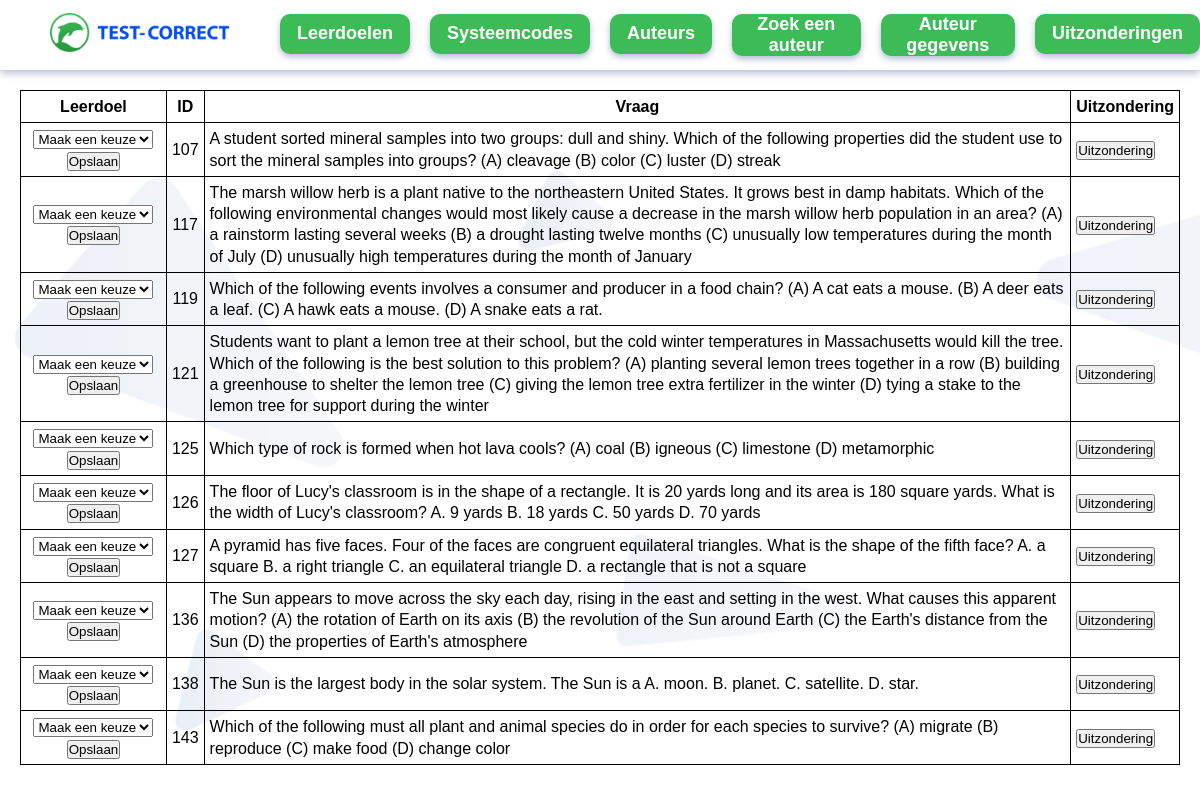
/leerdoelen, run on the app's committed database.
### tables this page shows
CREATE TABLE `vragen` (
  `id` integer NOT NULL
,  `leerdoel` integer DEFAULT NULL
,  `vraag` text NOT NULL
,  `auteur` integer DEFAULT NULL
, uitzondering text);

### app.py (the view)
@app.route("/leerdoelen")
def leerdoelen():
    vragen = vragen_model.get_vragen_without_leerdoel()
    leerdoelen = vragen_model.get_leerdoel()
    return render_template("leerdoelen.html", vragen=vragen, leerdoelen=leerdoelen)

### lib/vragenmodel.py (called while the page is built)
    def execute_query(self, sql_query, is_select=True):
        conn = sqlite3.connect(self.database_file)
        cursor = conn.cursor()
        cursor.row_factory = sqlite3.Row
        cursor.execute(sql_query)
        result = cursor.fetchall()
        conn.close()
        return result

    def get_leerdoel(self):
        query = "SELECT * FROM leerdoelen"
        return self.execute_query(query)

    def get_vragen_without_leerdoel(self):
        query = "SELECT * FROM vragen WHERE leerdoel NOT IN (SELECT id FROM leerdoelen) AND uitzondering IS NOT 1 OR leerdoel iS NULL LIMIT 10"
        return self.execute_query(query)

### templates/leerdoelen.html (shortened to what this page needs)
{% extends "base.html" %} {% block content %}
<table class="data-table">
  <tr>
    <th>Leerdoel</th>
    <th>ID</th>
    <th>Vraag</th>
    <th>Uitzondering</th>
  </tr>
  {% for vraag in vragen%}
  <tr>
    <td class="leerdoel">
      <form action="/leerdoel_opslaan/{{ vraag.id }}" method="POST">
        <select name="leerdoel" id="leerdoel">
          <option value="0">Maak een keuze</option>
        </select>
        <input type="submit" name="btn btn-primary" value="Opslaan" />
      </form>
    </td>
    <td class="id">{{ vraag["id"] }}</td>
    <td>{{ vraag["vraag"] }}</td>
    <td>
      <form action="/uitzondering_leerdoel/{{ vraag.id }}" method="POST">
        <input type="submit" value="Uitzondering" />
      </form>
    </td>
  </tr>
  {% endfor %}
</table>
{% endblock %}

### templates/base.html (shortened to what this page needs)
<!DOCTYPE html>
<html lang="en">
    <head>
      <link rel="stylesheet" href="../static/styles.css" />
    </head>
    <body>
      <nav class="navbar-container">
        <div class="nav-inner">
          <div class="nav-left">
            <a href="{{ url_for("homepage") }}">
              <img
              class="nav-logo"
              src="../static/images/TClogo.png"
              alt="Test-Correct"
              />
            </a>
          </div>
          <div class="nav-middle">
            <a href="{{ url_for("leerdoelen") }}"><button class="navbar-btns">Leerdoelen</button></a>
            <a href="{{ url_for("htmlcodes") }}"><button class="navbar-btns">Systeemcodes</button></a>
            <a href="{{ url_for("auteurs") }}"><button class="navbar-btns">Auteurs</button></a>
            <a href="{{url_for("auteurs_select") }}"><button class="navbar-btns">Zoek een auteur</button></a>
            <a href="{{url_for("auteursdata") }}"><button class="navbar-btns">Auteur gegevens</button></a>
            <a href="{{ url_for("uitzondering") }}"><button class="navbar-btns">Uitzonderingen</button></a>
          </div>
        </div>
      </nav>
    <div class="background">
      {% block content %} {% endblock %}
    </div>
    </body>
</html>

### static/styles.css (style rules this page uses)
*, *::before, *::after { margin: 0; padding: 0; }
body { font-family: sans-serif; font-size: 16px; font-stretch: normal; font-style: normal; font-weight: 400; line-height: 1.33; }
.navbar-container { background: white; box-shadow: 0 3px 8px 0 rgba(4, 31, 116, 0.3); min-height: 70px; position: fixed; top: 0; width: 100%; z-index: 999; }
.nav-inner { display: flex; align-items: center; min-height: 70px; box-sizing: border-box; }
.nav-left { margin-left: 0; display: flex; box-sizing: border-box; }
.nav-logo { border-style: none; height: auto; max-width: 180px; box-sizing: border-box; margin-left: 50px; }
.nav-middle { display: flex; gap: 20px; margin-left: 50px; }
.navbar-btns { background: #3dbb56; color: #fff; font-size: 18px; font-weight: 700; box-shadow: 0 3px 6px 0 rgba(4, 31, 116, .3); padding: 0 17px 0 17px; border: 0; border-radius: 10px; min-height: 40px; cursor: pointer; }
a { text-decoration: none; }
table, tr, th, td { border: 1px solid black; border-collapse: collapse; padding: 5px; }
.data-table { margin: 90px 20px 90px 20px; }
.leerdoel { text-align: center; }
.id { text-align: center; }
.background { background-image: url("../static/images/BackgroundTriangels.png"); background-size: cover; height: 650px; }

### data on the page
vragen: id "107", vraag "A student sorted mineral samples into two groups: dull and shiny. Which of the following properties did the student use to sort the mineral samples into groups? (A) cleavage (B) color (C) luster (D) streak"
vragen: id "117", vraag "The marsh willow herb is a plant native to the northeastern United States. It grows best in damp habitats. Which of the following environmental changes would most likely cause a decrease in the marsh willow herb population in an area? (A) a rainstorm lasting several weeks (B) a drought lasting twelve months (C) unusually low temperatures during the month of July (D) unusually high temperatures during the month of January"
vragen: id "119", vraag "Which of the following events involves a consumer and producer in a food chain? (A) A cat eats a mouse. (B) A deer eats a leaf. (C) A hawk eats a mouse. (D) A snake eats a rat."
vragen: id "121", vraag "Students want to plant a lemon tree at their school, but the cold winter temperatures in Massachusetts would kill the tree. Which of the following is the best solution to this problem? (A) planting several lemon trees together in a row (B) building a greenhouse to shelter the lemon tree (C) giving the lemon tree extra fertilizer in the winter (D) tying a stake to the lemon tree for support during the winter"
vragen: id "125", vraag "Which type of rock is formed when hot lava cools? (A) coal (B) igneous (C) limestone (D) metamorphic"
vragen: id "126", vraag "The floor of Lucy's classroom is in the shape of a rectangle. It is 20 yards long and its area is 180 square yards. What is the width of Lucy's classroom? A. 9 yards B. 18 yards C. 50 yards D. 70 yards"
vragen: id "127", vraag "A pyramid has five faces. Four of the faces are congruent equilateral triangles. What is the shape of the fifth face? A. a square B. a right triangle C. an equilateral triangle D. a rectangle that is not a square"
vragen: id "136", vraag "The Sun appears to move across the sky each day, rising in the east and setting in the west. What causes this apparent motion? (A) the rotation of Earth on its axis (B) the revolution of the Sun around Earth (C) the Earth's distance from the Sun (D) the properties of Earth's atmosphere"
vragen: id "138", vraag "The Sun is the largest body in the solar system. The Sun is a A. moon. B. planet. C. satellite. D. star."
vragen: id "143", vraag "Which of the following must all plant and animal species do in order for each species to survive? (A) migrate (B) reproduce (C) make food (D) change color"
